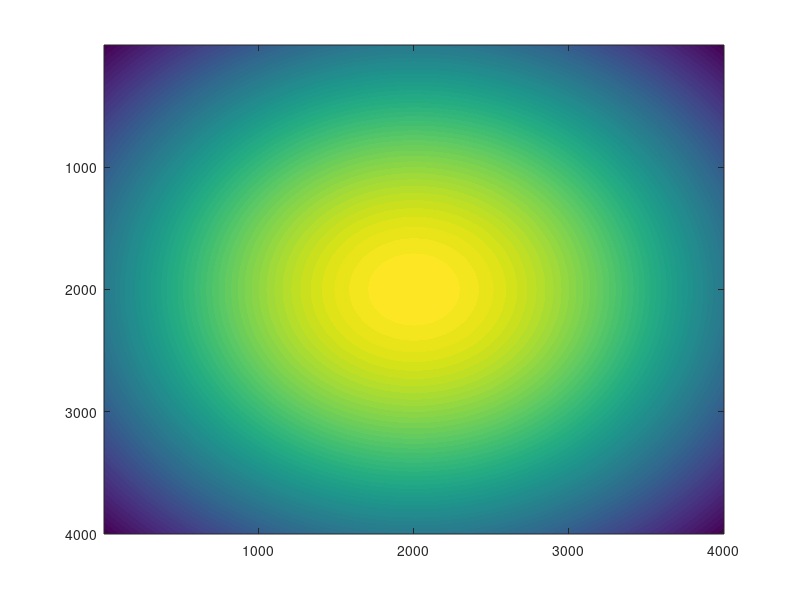
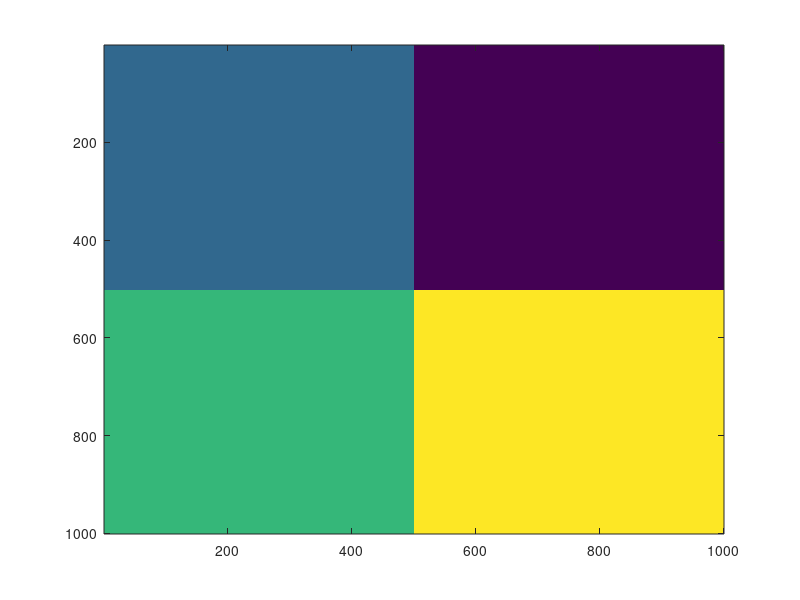

Source code (MATLAB) for these figures, in order: (Note: this script raises an error after producing the figures.)
close all;clear;clc;
% parameters
lambda=266e-6;  % 266nm=266e-6mm
width=10;  % 10mm

H=4001; % number of pixels, be odd 
V=H;
y=linspace(-(width/2),(width/2),V);
x=linspace(-(width/2),(width/2),H);
[X,Y]=meshgrid(x,y); % coordinate system
[theta,r]=cart2pol(X,Y);

w0=0.8*width;  % gaussian beam waist
U0=exp(-r.^2/w0.^2);

figure;
imagesc(U0); 

ph1=ones(501)*pi;
ph2=ones(500,501)*pi;
ph3=ones(501,500)*pi;
ph4=ones(500)*pi;
phmask=[0.5*ph1 0*ph3;ph2 1.5*ph4];

figure;
imagesc(phmask);  % the phase distribution of the phase plate 

f=20000;   % focus length 20000mm=20m, for shorter wavelength about 1-10 nm, the focus distance should be about 0.01-0.1m
T=pi/lambda/(f)*(Y.^2+X.^2); % lens phase
U=U0.*exp(-1i*phmask);
out=diffraction_tool(lambda,U.*exp(-1i*T),x,H,f);  % use the function of diffraction tool 
I=abs(out).^2;

% The remaining code is for plotting/visualisation purposes only
figure
imagesc([-5,5],[-5,5],I);
figure
imagesc([-5,5],[-5,5],angle(out));

figure
imagesc([-1,1],[-1,1],I(401:601,401:601)); % central domain of the image
figure
imagesc([-1,1],[-1,1],angle(out(401:601,401:601)));
